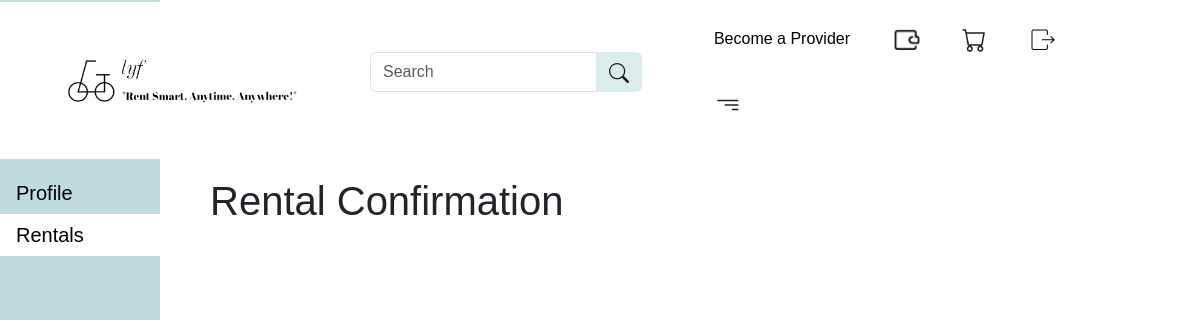
Page /providerApproval (signed in) on the earlier database version.
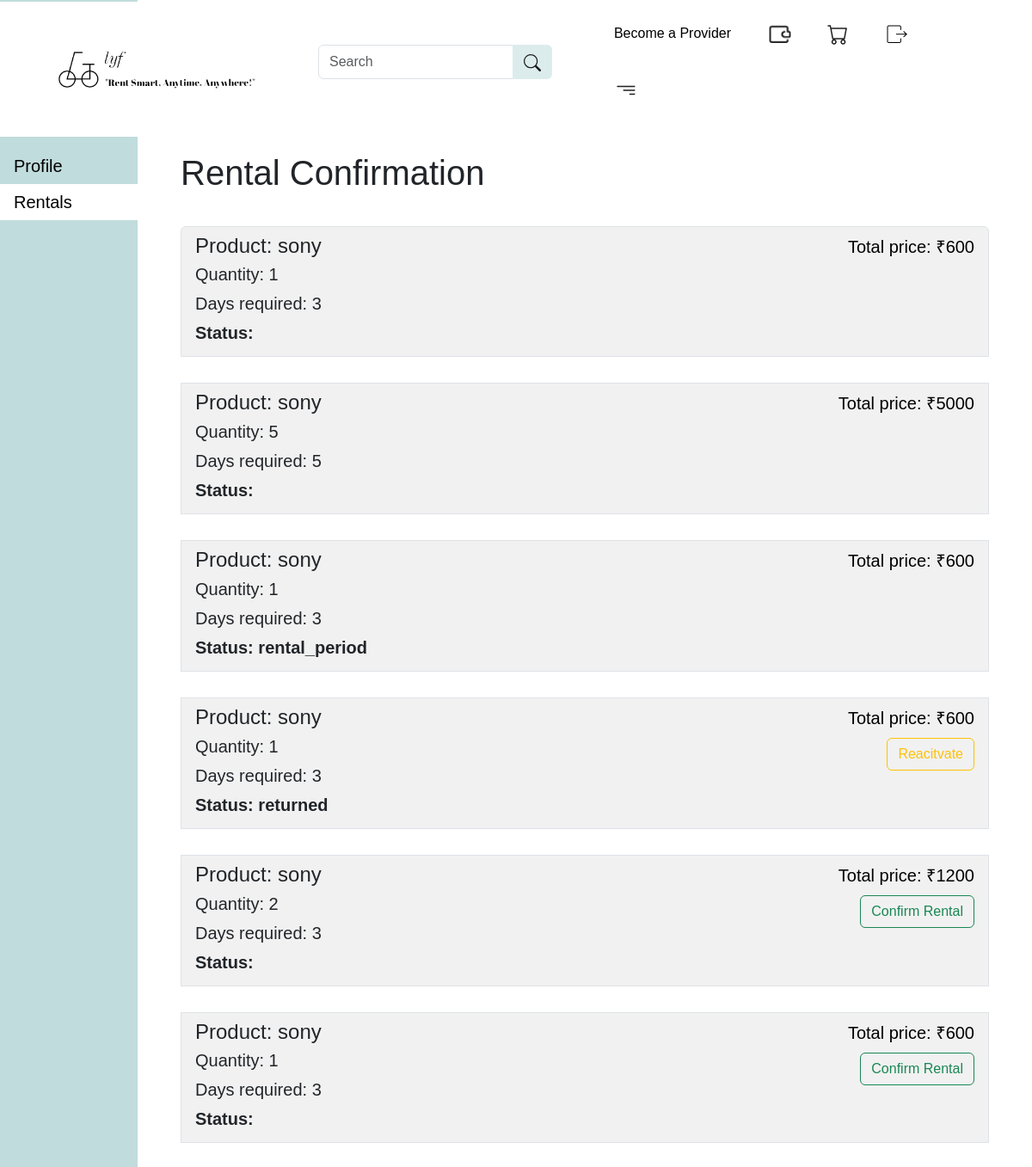
Same page on the later database version.
### order/models.py (models this page shows)
class order(models.Model):
    user = models.ForeignKey(CustomUser,on_delete=models.CASCADE)
    address = models.ForeignKey(userAddress,on_delete=models.CASCADE)
    product=models.ForeignKey(Product, on_delete=models.CASCADE)
    quantity=models.PositiveIntegerField(default=1)
    days_needed=models.PositiveIntegerField(default=3)
    date = models.DateField(default=datetime.now)
    del_date=models.DateField(default=datetime.now)
    ret_date = models.DateField(default=datetime.now)
    total_price = models.PositiveBigIntegerField(default=0)
    is_active = models.BooleanField(default=False)
    payment = models.BooleanField(default=False)
    payment_provider = models.BooleanField(default=False)
    caution_deposit = models.PositiveBigIntegerField()
    delivery_charge = models.PositiveBigIntegerField(default=40)
    platform_charges = models.PositiveBigIntegerField(default=10)
    total_charges = models.PositiveBigIntegerField(default=0)
    coupon = models.OneToOneField(coupons, related_name='order', null=True, blank=True, on_delete=models.SET_NULL)
    offer_total_price= models.PositiveBigIntegerField(default=0)
    offer_delivery_charge = models.PositiveBigIntegerField(default=0)
    offer_caution_deposit = models.PositiveBigIntegerField(default=0)
    offer_total_charges = models.PositiveBigIntegerField(default=0)
    cancelled_rental=models.BooleanField(default=False)
    distance  = models.FloatField(default=0)
    STATUS_CHOICES = [
        ('confirmed','confirmed'),
        ('Taken', 'Taken'),
        ('Shipped', 'shipped'),
        ('delivered', 'delivered'),
        ('rental_period','rental_period'),
        ('returned','returned'),
        ('cancelled','cancelled'),
        ('completed','completed'),
    ]
    PAYMENT_CHOICES = [
        ('paypal','paypal'),
        ('wallet','wallet'),
    ]
    status = models.CharField(
        max_length=20,
        choices=STATUS_CHOICES
    )
    payment_choice=models.CharField(
        max_length=20,
        choices=PAYMENT_CHOICES
    )

### adminPanel/models.py (models this page shows)
class Product(models.Model):
    phone_number_validator = RegexValidator(
        regex=r'^\d{1,15}$',  # This regex allows 1 to 15 digits
        message='Phone number must contain only digits.',
        code='invalid_phone_number'
    )
    user = models.ForeignKey(CustomUser, related_name='products', on_delete=models.CASCADE)
    category=models.ForeignKey(Categories, related_name='products',on_delete=models.CASCADE)
    title  = models.CharField(max_length=50)
    description = models.TextField(blank=True)
    price=models.IntegerField()
    security=models.IntegerField()
    quantity=models.PositiveIntegerField()
    image=models.ImageField(upload_to='uploads/product_images/',blank=True,null=True)
    pincodePro=models.CharField(max_length=20)
    address = models.CharField(max_length=50,null=False)
    street = models.CharField(max_length=50,null=False)
    phone = models.CharField(max_length=20,blank=True,
        null=True,
        validators=[phone_number_validator])
    city = models.CharField(max_length=20)
    state= models.CharField(max_length=50,null=False)
    created_at=models.DateTimeField(auto_now_add=True)
    updated_at=models.DateTimeField(auto_now=True)
    availability=models.BooleanField(default=True)
    is_active = models.BooleanField(default=False)
    def __str__(self) -> str:
        return self.title

### provider/views.py (the view)
# urls.py: path('providerApproval',views.providerApproval,name='providerApproval'),
@login_required(login_url='user:performlogin')
def providerApproval(request):
    ord = order.objects.filter(product__user=request.user)
    context={
        'ord':ord
    }
    return render(request, 'provider/providerApproval.html', context)

### templates/provider/providerApproval.html (shortened to what this page needs)
{% extends "homePage.html" %}
{% block content %}
<div class="sidenav">
    <a href="{% url 'provider:providerPanel' %}">Products</a>
    <a href="{% url 'provider:provider_details' %}" >Profile</a>
    <a href="{% url 'provider:providerApproval' %}" class="active" >Rentals</a>
</div>
<div class="main">
    <h1 class="text-2xl">Rental Confirmation</h1><br>
    <ul class="list-group">
        {% for i in ord %}
        <li class="list-group-item">
            <div class="d-flex justify-content-between">
                <div>
                    <h4 class="mb-1">Product: {{ i.product }}</h4>
                    <p class="mb-1">Quantity: {{ i.quantity }}</p>
                    <p class="mb-1">Days required: {{ i.days_needed }}</p>
                    <p class="mb-1"><b>Status: {{ i.status }}</b></p>
                </div>
                <div class="col d-flex flex-column align-items-end">
                    <span class="mb-2" style="color: #000000;">Total price: ₹{{ i.total_price }}</span>
                    <div class="footer">
                        {% if i.is_active %}
                            {% if i.status == 'returned' or i.status == 'cancelled' or i.status == 'completed' %}
                                <a href="{% url 'provider:reactivate_product' i.id %}" class="btn btn-outline-warning">Reacitvate</a>
                            {% endif %}
                        {% else %}
                            <a href="{% url 'provider:activateOrder' i.id %}" class="btn btn-outline-success">Confirm Rental</a>
                        {% endif %}
                    </div>
                </div>
            </div>
        </li><br>
        {% endfor %}
    </ul>
</div>
{% endblock %}

Differences in the rows shown:
added order: product "sony", quantity "1", days_needed "3", total_price "600"
added order: product "sony", quantity "5", days_needed "5", total_price "5000"
added order: product "sony", quantity "1", days_needed "3", status "rental_period", total_price "600"
added order: product "sony", quantity "1", days_needed "3", status "returned", total_price "600", is_active "Reacitvate"
added order: product "sony", quantity "2", days_needed "3", total_price "1200", is_active "Confirm Rental"
added order: product "sony", quantity "1", days_needed "3", total_price "600", is_active "Confirm Rental"
